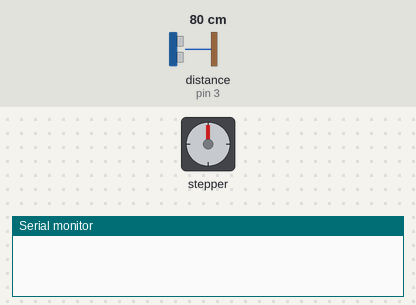
The sketch below on a simulated Arduino Uno, built with avr-gcc and run on an emulated ATmega328P. Shown: stepper motor, the last lines printed to the serial monitor. Wiring (inferred from the names in the program): stepper motor (200 steps per turn assumed): coils pin 8, pin 9, pin 10, pin 11. Inputs (shaded band) come from the test bench; at power-on: distance to the obstacle (sensor on pin 3) 80 cm. The echo pulse lasts 58.3 µs per cm.

Above: at 1.2 s.
1.3 s: distance to the obstacle (sensor on pin 3) set to 12 cm
4.3 s: distance to the obstacle (sensor on pin 3) set to 9 cm
At 7.1 s:
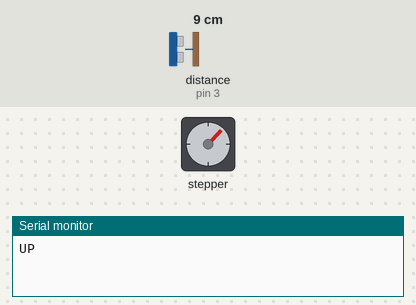
Timing chart, 0 to 8.6 s (numbered marks = the images above; inputs shaded):
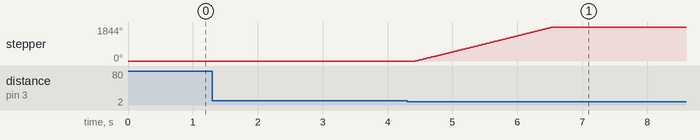

Measured:
- the behaviour switches between 11 and 10 cm on distance to the obstacle (sensor on pin 3) (found by bisection; images 0 and 1)
- after the input at 1.3 s, every drawn part: stays the same
- after the input at 4.3 s, stepper: turns 1844° clockwise in 2.1 s, starting after 0.13 s

The sketch:

cancela-automatica.ino
```cpp
#include <NewPing.h>

#define TRIGGER_PIN  2
#define ECHO_PIN     3
#define MAX_DISTANCE 200
#define THRESHOLD_DISTANCE 10
#define WAITING_TIME 7000

#define IN1  8
#define IN2  9
#define IN3  10
#define IN4  11

#define LED_PIN 4

NewPing sonar(TRIGGER_PIN, ECHO_PIN, MAX_DISTANCE);
unsigned long currTime, lastTime;
boolean isDown, isTimerOn;

int Steps = 0;
boolean Direction;// gre
unsigned long last_time;
unsigned long currentMillis ;
int steps_left;
long time;


void setup() {
  Serial.begin(9600);
  digitalWrite(LED_PIN, LOW);
  isDown = true;
  isTimerOn = false;

  pinMode(IN1, OUTPUT);
  pinMode(IN2, OUTPUT);
  pinMode(IN3, OUTPUT);
  pinMode(IN4, OUTPUT);
  // delay(1000);
  Direction = true;
}

void moveMotor() {
    steps_left=2050;
    Direction=!Direction;

    while(steps_left>0){
    currentMillis = micros();
    if(currentMillis-last_time>=1000){
    stepper(1);
    time=time+micros()-last_time;
    last_time=micros();
    steps_left--;
    }
    }

}

void loop() {
  currTime = millis();

  int dist = sonar.ping_cm();

  if (dist <= THRESHOLD_DISTANCE && isDown) {
    Serial.println("UP");
    isDown = false;
    digitalWrite(LED_PIN, HIGH);
    moveMotor();

  }

  if (dist > THRESHOLD_DISTANCE && !isDown && !isTimerOn) {
    Serial.println("Timer on");
    lastTime = currTime;
    isTimerOn = true;
  }

  if (isTimerOn) {
    Serial.println(currTime - lastTime);

    if (currTime - lastTime >= WAITING_TIME) {
        Serial.println("DOWN");
        isTimerOn = false;
        digitalWrite(LED_PIN, LOW);
        isDown = true;
        moveMotor();
    }
    if (dist <= THRESHOLD_DISTANCE) {
        Serial.println("Timer off");
        isDown = false;
        isTimerOn = false;
    }
  }
  delay(150);

}

void stepper(int xw){
  for (int x=0;x<xw;x++){
switch(Steps){
   case 0:
     digitalWrite(IN1, LOW);
     digitalWrite(IN2, LOW);
     digitalWrite(IN3, LOW);
     digitalWrite(IN4, HIGH);
   break;
   case 1:
     digitalWrite(IN1, LOW);
     digitalWrite(IN2, LOW);
     digitalWrite(IN3, HIGH);
     digitalWrite(IN4, HIGH);
   break;
   case 2:
     digitalWrite(IN1, LOW);
     digitalWrite(IN2, LOW);
     digitalWrite(IN3, HIGH);
     digitalWrite(IN4, LOW);
   break;
   case 3:
     digitalWrite(IN1, LOW);
     digitalWrite(IN2, HIGH);
     digitalWrite(IN3, HIGH);
     digitalWrite(IN4, LOW);
   break;
   case 4:
     digitalWrite(IN1, LOW);
     digitalWrite(IN2, HIGH);
     digitalWrite(IN3, LOW);
     digitalWrite(IN4, LOW);
   break;
   case 5:
     digitalWrite(IN1, HIGH);
     digitalWrite(IN2, HIGH);
     digitalWrite(IN3, LOW);
     digitalWrite(IN4, LOW);
   break;
     case 6:
     digitalWrite(IN1, HIGH);
     digitalWrite(IN2, LOW);
     digitalWrite(IN3, LOW);
     digitalWrite(IN4, LOW);
   break;
   case 7:
     digitalWrite(IN1, HIGH);
     digitalWrite(IN2, LOW);
     digitalWrite(IN3, LOW);
     digitalWrite(IN4, HIGH);
   break;
   default:
     digitalWrite(IN1, LOW);
     digitalWrite(IN2, LOW);
     digitalWrite(IN3, LOW);
     digitalWrite(IN4, LOW);
   break;
}
SetDirection();
}
}
void SetDirection(){
if(Direction==1){ Steps++;}
if(Direction==0){ Steps--; }
if(Steps>7){Steps=0;}
if(Steps<0){Steps=7; }
}
```
